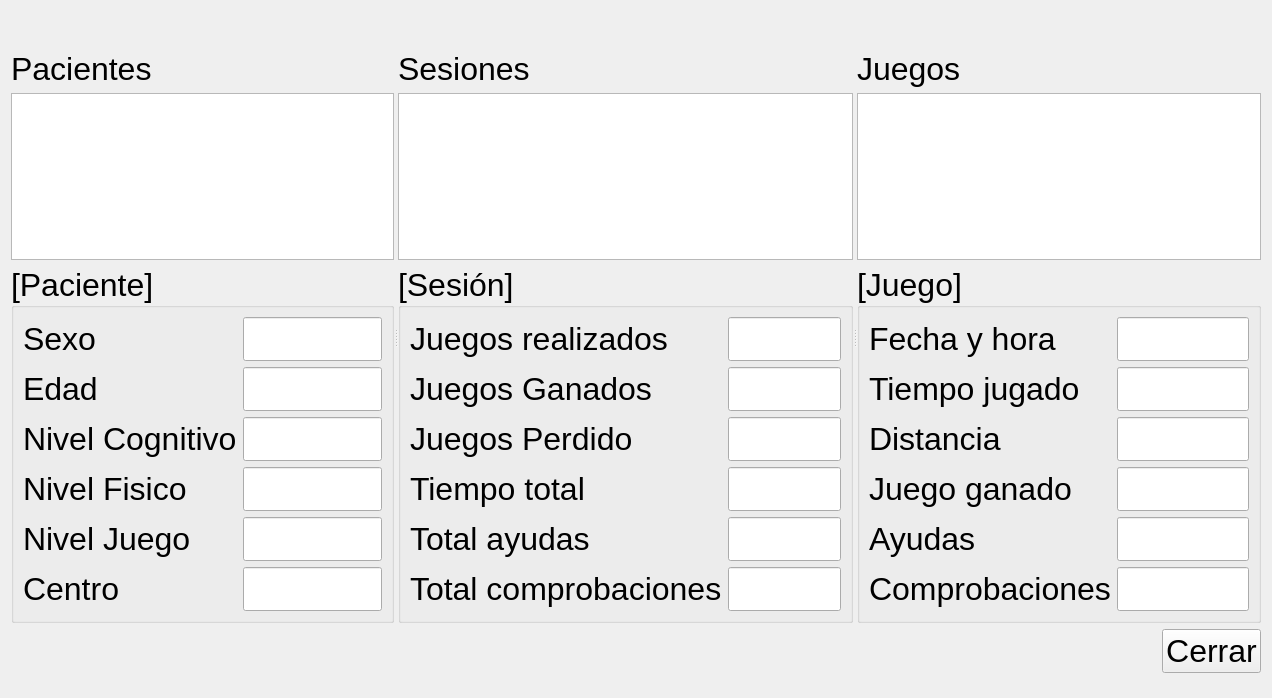
<?xml version="1.0" encoding="UTF-8"?>
<ui version="4.0">
 <class>Form</class>
 <widget class="QWidget" name="Form">
  <property name="geometry">
   <rect>
    <x>0</x>
    <y>0</y>
    <width>1272</width>
    <height>698</height>
   </rect>
  </property>
  <property name="windowTitle">
   <string>Visualización de histórico</string>
  </property>
  <layout class="QVBoxLayout" name="verticalLayout_7">
   <item>
    <layout class="QHBoxLayout" name="horizontalLayout_4" stretch="100,1">
     <item>
      <spacer name="horizontalSpacer_4">
       <property name="orientation">
        <enum>Qt::Horizontal</enum>
       </property>
       <property name="sizeHint" stdset="0">
        <size>
         <width>40</width>
         <height>20</height>
        </size>
       </property>
      </spacer>
     </item>
     <item>
      <widget class="QLabel" name="label_22">
       <property name="sizePolicy">
        <sizepolicy hsizetype="Minimum" vsizetype="Minimum">
         <horstretch>0</horstretch>
         <verstretch>0</verstretch>
        </sizepolicy>
       </property>
       <property name="maximumSize">
        <size>
         <width>600</width>
         <height>100</height>
        </size>
       </property>
       <property name="text">
        <string/>
       </property>
       <property name="pixmap">
        <pixmap>../../etc/logos_banner.jpg</pixmap>
       </property>
       <property name="scaledContents">
        <bool>true</bool>
       </property>
      </widget>
     </item>
    </layout>
   </item>
   <item>
    <spacer name="verticalSpacer">
     <property name="orientation">
      <enum>Qt::Vertical</enum>
     </property>
     <property name="sizeHint" stdset="0">
      <size>
       <width>20</width>
       <height>40</height>
      </size>
     </property>
    </spacer>
   </item>
   <item>
    <widget class="QSplitter" name="splitter">
     <property name="font">
      <font>
       <pointsize>24</pointsize>
      </font>
     </property>
     <property name="orientation">
      <enum>Qt::Horizontal</enum>
     </property>
     <widget class="QWidget" name="layoutWidget">
      <property name="font">
       <font>
        <pointsize>24</pointsize>
       </font>
      </property>
      <layout class="QVBoxLayout" name="verticalLayout_4" stretch="90,10">
       <item>
        <layout class="QVBoxLayout" name="verticalLayout_2">
         <item>
          <widget class="QLabel" name="label">
           <property name="font">
            <font>
             <pointsize>24</pointsize>
            </font>
           </property>
           <property name="text">
            <string>Pacientes</string>
           </property>
          </widget>
         </item>
         <item>
          <widget class="QListWidget" name="paciente_lw">
           <property name="font">
            <font>
             <pointsize>24</pointsize>
            </font>
           </property>
          </widget>
         </item>
        </layout>
       </item>
       <item>
        <widget class="QGroupBox" name="paciente_gb">
         <property name="font">
          <font>
           <pointsize>24</pointsize>
          </font>
         </property>
         <property name="title">
          <string>[Paciente]</string>
         </property>
         <layout class="QFormLayout" name="formLayout">
          <item row="0" column="0">
           <widget class="QLabel" name="label_4">
            <property name="font">
             <font>
              <pointsize>24</pointsize>
             </font>
            </property>
            <property name="text">
             <string>Sexo</string>
            </property>
           </widget>
          </item>
          <item row="1" column="0">
           <widget class="QLabel" name="label_17">
            <property name="font">
             <font>
              <pointsize>24</pointsize>
             </font>
            </property>
            <property name="text">
             <string>Edad</string>
            </property>
           </widget>
          </item>
          <item row="2" column="0">
           <widget class="QLabel" name="label_18">
            <property name="font">
             <font>
              <pointsize>24</pointsize>
             </font>
            </property>
            <property name="text">
             <string>Nivel Cognitivo</string>
            </property>
           </widget>
          </item>
          <item row="3" column="0">
           <widget class="QLabel" name="label_19">
            <property name="font">
             <font>
              <pointsize>24</pointsize>
             </font>
            </property>
            <property name="text">
             <string>Nivel Fisico</string>
            </property>
           </widget>
          </item>
          <item row="5" column="0">
           <widget class="QLabel" name="label_20">
            <property name="font">
             <font>
              <pointsize>24</pointsize>
             </font>
            </property>
            <property name="text">
             <string>Centro</string>
            </property>
           </widget>
          </item>
          <item row="4" column="0">
           <widget class="QLabel" name="label_21">
            <property name="font">
             <font>
              <pointsize>24</pointsize>
             </font>
            </property>
            <property name="text">
             <string>Nivel Juego</string>
            </property>
           </widget>
          </item>
          <item row="0" column="1">
           <widget class="QLineEdit" name="p_sexo_le">
            <property name="font">
             <font>
              <pointsize>24</pointsize>
             </font>
            </property>
            <property name="alignment">
             <set>Qt::AlignRight|Qt::AlignTrailing|Qt::AlignVCenter</set>
            </property>
            <property name="readOnly">
             <bool>true</bool>
            </property>
           </widget>
          </item>
          <item row="1" column="1">
           <widget class="QLineEdit" name="p_edad_le">
            <property name="font">
             <font>
              <pointsize>24</pointsize>
             </font>
            </property>
            <property name="alignment">
             <set>Qt::AlignRight|Qt::AlignTrailing|Qt::AlignVCenter</set>
            </property>
            <property name="readOnly">
             <bool>true</bool>
            </property>
           </widget>
          </item>
          <item row="2" column="1">
           <widget class="QLineEdit" name="p_ncog_le">
            <property name="font">
             <font>
              <pointsize>24</pointsize>
             </font>
            </property>
            <property name="alignment">
             <set>Qt::AlignRight|Qt::AlignTrailing|Qt::AlignVCenter</set>
            </property>
            <property name="readOnly">
             <bool>true</bool>
            </property>
           </widget>
          </item>
          <item row="3" column="1">
           <widget class="QLineEdit" name="p_nfisico_le">
            <property name="font">
             <font>
              <pointsize>24</pointsize>
             </font>
            </property>
            <property name="alignment">
             <set>Qt::AlignRight|Qt::AlignTrailing|Qt::AlignVCenter</set>
            </property>
            <property name="readOnly">
             <bool>true</bool>
            </property>
           </widget>
          </item>
          <item row="4" column="1">
           <widget class="QLineEdit" name="p_njuego_le">
            <property name="font">
             <font>
              <pointsize>24</pointsize>
             </font>
            </property>
            <property name="alignment">
             <set>Qt::AlignRight|Qt::AlignTrailing|Qt::AlignVCenter</set>
            </property>
            <property name="readOnly">
             <bool>true</bool>
            </property>
           </widget>
          </item>
          <item row="5" column="1">
           <widget class="QLineEdit" name="p_centro_le">
            <property name="font">
             <font>
              <pointsize>24</pointsize>
             </font>
            </property>
            <property name="alignment">
             <set>Qt::AlignRight|Qt::AlignTrailing|Qt::AlignVCenter</set>
            </property>
            <property name="readOnly">
             <bool>true</bool>
            </property>
           </widget>
          </item>
         </layout>
        </widget>
       </item>
      </layout>
     </widget>
     <widget class="QWidget" name="layoutWidget">
      <property name="font">
       <font>
        <pointsize>24</pointsize>
       </font>
      </property>
      <layout class="QVBoxLayout" name="verticalLayout_5" stretch="90,10">
       <item>
        <layout class="QVBoxLayout" name="verticalLayout">
         <item>
          <widget class="QLabel" name="label_2">
           <property name="font">
            <font>
             <pointsize>24</pointsize>
            </font>
           </property>
           <property name="text">
            <string>Sesiones</string>
           </property>
          </widget>
         </item>
         <item>
          <widget class="QListWidget" name="sesion_lw">
           <property name="font">
            <font>
             <pointsize>24</pointsize>
            </font>
           </property>
          </widget>
         </item>
        </layout>
       </item>
       <item>
        <widget class="QGroupBox" name="sesion_gb">
         <property name="font">
          <font>
           <pointsize>24</pointsize>
          </font>
         </property>
         <property name="title">
          <string>[Sesión]</string>
         </property>
         <layout class="QFormLayout" name="formLayout_2">
          <item row="0" column="0">
           <widget class="QLabel" name="label_5">
            <property name="font">
             <font>
              <pointsize>24</pointsize>
             </font>
            </property>
            <property name="text">
             <string>Juegos realizados</string>
            </property>
           </widget>
          </item>
          <item row="1" column="0">
           <widget class="QLabel" name="label_6">
            <property name="font">
             <font>
              <pointsize>24</pointsize>
             </font>
            </property>
            <property name="text">
             <string>Juegos Ganados</string>
            </property>
           </widget>
          </item>
          <item row="2" column="0">
           <widget class="QLabel" name="label_10">
            <property name="font">
             <font>
              <pointsize>24</pointsize>
             </font>
            </property>
            <property name="text">
             <string>Juegos Perdido</string>
            </property>
           </widget>
          </item>
          <item row="3" column="0">
           <widget class="QLabel" name="label_7">
            <property name="font">
             <font>
              <pointsize>24</pointsize>
             </font>
            </property>
            <property name="text">
             <string>Tiempo total</string>
            </property>
           </widget>
          </item>
          <item row="4" column="0">
           <widget class="QLabel" name="label_8">
            <property name="font">
             <font>
              <pointsize>24</pointsize>
             </font>
            </property>
            <property name="text">
             <string>Total ayudas</string>
            </property>
           </widget>
          </item>
          <item row="5" column="0">
           <widget class="QLabel" name="label_9">
            <property name="font">
             <font>
              <pointsize>24</pointsize>
             </font>
            </property>
            <property name="text">
             <string>Total comprobaciones</string>
            </property>
           </widget>
          </item>
          <item row="0" column="1">
           <widget class="QLineEdit" name="s_ngames_le">
            <property name="font">
             <font>
              <pointsize>24</pointsize>
             </font>
            </property>
            <property name="alignment">
             <set>Qt::AlignRight|Qt::AlignTrailing|Qt::AlignVCenter</set>
            </property>
            <property name="readOnly">
             <bool>true</bool>
            </property>
           </widget>
          </item>
          <item row="1" column="1">
           <widget class="QLineEdit" name="s_win_le">
            <property name="font">
             <font>
              <pointsize>24</pointsize>
             </font>
            </property>
            <property name="alignment">
             <set>Qt::AlignRight|Qt::AlignTrailing|Qt::AlignVCenter</set>
            </property>
            <property name="readOnly">
             <bool>true</bool>
            </property>
           </widget>
          </item>
          <item row="2" column="1">
           <widget class="QLineEdit" name="s_lost_le">
            <property name="font">
             <font>
              <pointsize>24</pointsize>
             </font>
            </property>
            <property name="alignment">
             <set>Qt::AlignRight|Qt::AlignTrailing|Qt::AlignVCenter</set>
            </property>
            <property name="readOnly">
             <bool>true</bool>
            </property>
           </widget>
          </item>
          <item row="3" column="1">
           <widget class="QLineEdit" name="s_time_le">
            <property name="font">
             <font>
              <pointsize>24</pointsize>
             </font>
            </property>
            <property name="alignment">
             <set>Qt::AlignRight|Qt::AlignTrailing|Qt::AlignVCenter</set>
            </property>
            <property name="readOnly">
             <bool>true</bool>
            </property>
           </widget>
          </item>
          <item row="4" column="1">
           <widget class="QLineEdit" name="s_help_le">
            <property name="font">
             <font>
              <pointsize>24</pointsize>
             </font>
            </property>
            <property name="alignment">
             <set>Qt::AlignRight|Qt::AlignTrailing|Qt::AlignVCenter</set>
            </property>
            <property name="readOnly">
             <bool>true</bool>
            </property>
           </widget>
          </item>
          <item row="5" column="1">
           <widget class="QLineEdit" name="s_check_le">
            <property name="font">
             <font>
              <pointsize>24</pointsize>
             </font>
            </property>
            <property name="alignment">
             <set>Qt::AlignRight|Qt::AlignTrailing|Qt::AlignVCenter</set>
            </property>
            <property name="readOnly">
             <bool>true</bool>
            </property>
           </widget>
          </item>
         </layout>
        </widget>
       </item>
      </layout>
     </widget>
     <widget class="QWidget" name="layoutWidget">
      <property name="font">
       <font>
        <pointsize>24</pointsize>
       </font>
      </property>
      <layout class="QVBoxLayout" name="verticalLayout_6" stretch="90,10">
       <item>
        <layout class="QVBoxLayout" name="verticalLayout_3">
         <item>
          <widget class="QLabel" name="label_3">
           <property name="font">
            <font>
             <pointsize>24</pointsize>
            </font>
           </property>
           <property name="text">
            <string>Juegos</string>
           </property>
          </widget>
         </item>
         <item>
          <widget class="QListWidget" name="juego_lw">
           <property name="font">
            <font>
             <pointsize>24</pointsize>
            </font>
           </property>
          </widget>
         </item>
        </layout>
       </item>
       <item>
        <widget class="QGroupBox" name="juego_gb">
         <property name="font">
          <font>
           <pointsize>24</pointsize>
          </font>
         </property>
         <property name="title">
          <string>[Juego]</string>
         </property>
         <layout class="QFormLayout" name="formLayout_3">
          <item row="0" column="0">
           <widget class="QLabel" name="label_11">
            <property name="font">
             <font>
              <pointsize>24</pointsize>
             </font>
            </property>
            <property name="text">
             <string>Fecha y hora</string>
            </property>
           </widget>
          </item>
          <item row="1" column="0">
           <widget class="QLabel" name="label_12">
            <property name="font">
             <font>
              <pointsize>24</pointsize>
             </font>
            </property>
            <property name="text">
             <string>Tiempo jugado</string>
            </property>
           </widget>
          </item>
          <item row="2" column="0">
           <widget class="QLabel" name="label_13">
            <property name="font">
             <font>
              <pointsize>24</pointsize>
             </font>
            </property>
            <property name="text">
             <string>Distancia</string>
            </property>
           </widget>
          </item>
          <item row="3" column="0">
           <widget class="QLabel" name="label_14">
            <property name="font">
             <font>
              <pointsize>24</pointsize>
             </font>
            </property>
            <property name="text">
             <string>Juego ganado</string>
            </property>
           </widget>
          </item>
          <item row="4" column="0">
           <widget class="QLabel" name="label_15">
            <property name="font">
             <font>
              <pointsize>24</pointsize>
             </font>
            </property>
            <property name="text">
             <string>Ayudas</string>
            </property>
           </widget>
          </item>
          <item row="5" column="0">
           <widget class="QLabel" name="label_16">
            <property name="font">
             <font>
              <pointsize>24</pointsize>
             </font>
            </property>
            <property name="text">
             <string>Comprobaciones</string>
            </property>
           </widget>
          </item>
          <item row="0" column="1">
           <widget class="QLineEdit" name="j_fecha_le">
            <property name="font">
             <font>
              <pointsize>24</pointsize>
             </font>
            </property>
            <property name="alignment">
             <set>Qt::AlignRight|Qt::AlignTrailing|Qt::AlignVCenter</set>
            </property>
            <property name="readOnly">
             <bool>true</bool>
            </property>
           </widget>
          </item>
          <item row="1" column="1">
           <widget class="QLineEdit" name="j_tjugado_le">
            <property name="font">
             <font>
              <pointsize>24</pointsize>
             </font>
            </property>
            <property name="alignment">
             <set>Qt::AlignRight|Qt::AlignTrailing|Qt::AlignVCenter</set>
            </property>
            <property name="readOnly">
             <bool>true</bool>
            </property>
           </widget>
          </item>
          <item row="2" column="1">
           <widget class="QLineEdit" name="j_distancia_le">
            <property name="font">
             <font>
              <pointsize>24</pointsize>
             </font>
            </property>
            <property name="alignment">
             <set>Qt::AlignRight|Qt::AlignTrailing|Qt::AlignVCenter</set>
            </property>
            <property name="readOnly">
             <bool>true</bool>
            </property>
           </widget>
          </item>
          <item row="3" column="1">
           <widget class="QLineEdit" name="j_ganado_le">
            <property name="font">
             <font>
              <pointsize>24</pointsize>
             </font>
            </property>
            <property name="alignment">
             <set>Qt::AlignRight|Qt::AlignTrailing|Qt::AlignVCenter</set>
            </property>
            <property name="readOnly">
             <bool>true</bool>
            </property>
           </widget>
          </item>
          <item row="4" column="1">
           <widget class="QLineEdit" name="j_ayudas_le">
            <property name="font">
             <font>
              <pointsize>24</pointsize>
             </font>
            </property>
            <property name="alignment">
             <set>Qt::AlignRight|Qt::AlignTrailing|Qt::AlignVCenter</set>
            </property>
            <property name="readOnly">
             <bool>true</bool>
            </property>
           </widget>
          </item>
          <item row="5" column="1">
           <widget class="QLineEdit" name="j_comprobaciones_le">
            <property name="font">
             <font>
              <pointsize>24</pointsize>
             </font>
            </property>
            <property name="alignment">
             <set>Qt::AlignRight|Qt::AlignTrailing|Qt::AlignVCenter</set>
            </property>
            <property name="readOnly">
             <bool>true</bool>
            </property>
           </widget>
          </item>
         </layout>
        </widget>
       </item>
      </layout>
     </widget>
    </widget>
   </item>
   <item>
    <layout class="QHBoxLayout" name="horizontalLayout">
     <item>
      <spacer name="horizontalSpacer">
       <property name="orientation">
        <enum>Qt::Horizontal</enum>
       </property>
       <property name="sizeHint" stdset="0">
        <size>
         <width>40</width>
         <height>20</height>
        </size>
       </property>
      </spacer>
     </item>
     <item>
      <widget class="QPushButton" name="close_btn">
       <property name="font">
        <font>
         <pointsize>24</pointsize>
        </font>
       </property>
       <property name="text">
        <string>Cerrar</string>
       </property>
      </widget>
     </item>
    </layout>
   </item>
   <item>
    <spacer name="verticalSpacer_2">
     <property name="orientation">
      <enum>Qt::Vertical</enum>
     </property>
     <property name="sizeHint" stdset="0">
      <size>
       <width>20</width>
       <height>40</height>
      </size>
     </property>
    </spacer>
   </item>
  </layout>
 </widget>
 <resources/>
 <connections/>
</ui>
